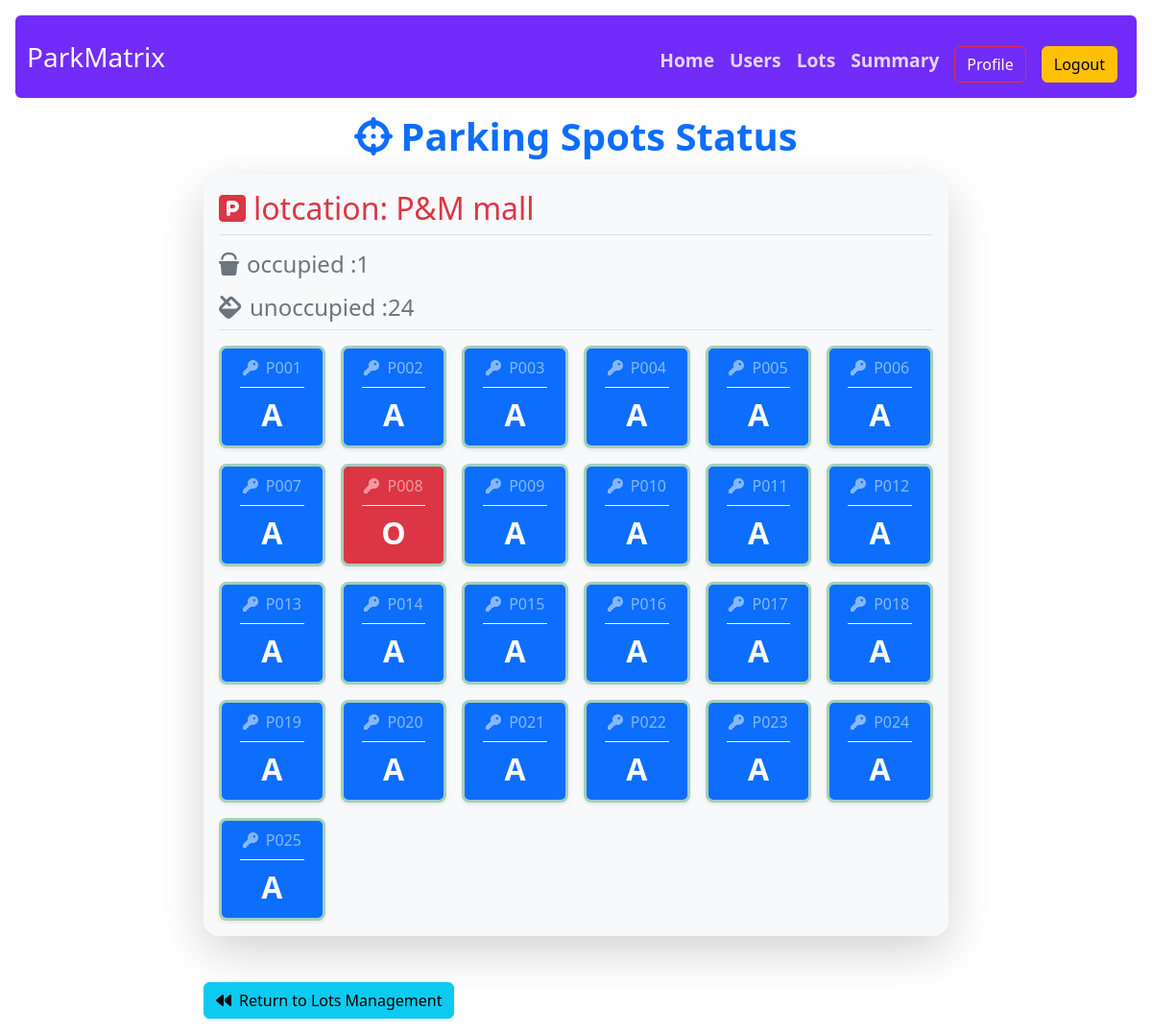
Screenshot of /see_spots/1 (signed in) with the database file from the repository.
### models.py (models this page shows)
class ParkingLot(db.Model):
    id = db.Column(db.Integer , primary_key = True)
    lot_name = db.Column(db.String(256), nullable = False )
    price = db.Column(db.Float, nullable = False)
    city = db.Column(db.String(64), nullable = False)
    pin_code = db.Column(db.String(32), nullable = False)
    available_parking_spots = db.Column(db.Integer, nullable = False)
    deleted_lot = db.Column(db.Boolean, nullable = False, default = False)
    parking_spot = db.relationship("ParkingSpot", backref="parking_lot", lazy=True, cascade="all,delete")

class ParkingSpot(db.Model):
    id = db.Column(db.Integer , primary_key = True)
    lot_id = db.Column(db.Integer, db.ForeignKey(ParkingLot.id), nullable = False)
    occupied_status = db.Column(db.Boolean , nullable = False , default = False)
    spot_number = db.Column(db.String(6), nullable = False)
    deleted_spot = db.Column(db.Boolean,default=True,nullable = False)
    booked_spots = db.relationship("Bookedspot", backref="parking_spot", lazy=True)

### routes.py (the view)
@app.route('/see_spots/<int:sid>')
@admin_required
def see_lots(sid):
    lots=ParkingLot.query.filter_by(id=sid).first()
    spots = ParkingSpot.query.filter_by(lot_id=sid).all()
    unoccupied_spots_count = ParkingSpot.query.filter_by(occupied_status=False, lot_id=lots.id).count()
    occupied_spots_count = ParkingSpot.query.filter_by(occupied_status=True, lot_id=lots.id).count()
    return render_template('admin_spot_view.html', lots=lots, spots=spots ,unoccupied_spots_count=unoccupied_spots_count,occupied_spots_count=occupied_spots_count)

### routes.py (called while the page is built)
@app.context_processor
def inject_user():
    user = None
    if 'user_id' in session:
        user = User.query.get(session['user_id'])
    return dict(user=user)

def admin_required(func):
    @wraps(func)
    def inner(*args, **kwargs):
        if 'user_id'not in session:
            flash("Please log in first.")
            return redirect(url_for('login'))
        user = User.query.get(session['user_id'])
        if not user.is_admin:
            flash("You are not an admin.")
            return redirect(url_for('user_dashboard'))
        return func(*args, **kwargs)
    return inner

### templates/admin_spot_view.html (shortened to what this page needs)
{% extends 'layout.html'   %}
{% block content %}
    <div class="container-fluid my-3">
    <h1 class="text-center text-primary fw-bold mb-3"><i class="fa-solid fa-crosshairs me-2"></i>Parking Spots Status</h1>
    <div class="row justify-content-center">
        <div class="col-12 col-md-10 col-lg-8">
            <div class="p-3 bg-light rounded-4 shadow-lg mb-3">
                <h2 class="text-start dispaly-3 mb-3 border-bottom pb-2 text-danger">
                    <i class="fa-solid fa-square-parking me-2"></i>lotcation: {{lots.lot_name}}
                </h2>
                <h2 class="text-start fs-4 mb-3 text-secondary">
                    <i class="fa-solid fa-bucket me-2"></i>occupied :{{ occupied_spots_count}}
                <h2 class="text-start fs-4 mb-3 border-bottom pb-2 text-secondary">
                    <i class="fa-solid fa-fill me-2"></i>unoccupied :{{ unoccupied_spots_count}}
                </h2>
                <div class="row row-cols-3 row-cols-md-4 row-cols-lg-6 g-3 justify-content-start">
                    {% for spot in spots %}
                        <div class="col">
                            {% if not spot.occupied_status %}
                                    <button type="button" class="btn btn-primary w-100 h-100 shadow-sm border border-3 border-success-subtle rounded-3 d-flex flex-column align-items-center justify-content-between p-2">
                                        <p class="fs-6 text-white-50 fw-light mb-1"><i class="fa-solid fa-key me-1"></i> {{ spot.spot_number }}</p>
                                        <div class="w-75 border-bottom border-1 border-white my-1"></div>
                                        <p class="fs-2 fw-bold mb-0">A</p>
                                    </button>
                            {% else %}
                                    <button type="button" class="btn btn-danger w-100 h-100 shadow-sm border border-3 border-success-subtle rounded-3 d-flex flex-column align-items-center justify-content-between p-2">
                                        <p class="fs-6 text-white-50 fw-light mb-1"><i class="fa-solid fa-key me-1"></i> {{ spot.spot_number }}</p>
                                        <div class="w-75 border-bottom border-1 border-white my-1"></div>
                                        <p class="fs-2 fw-bold mb-0">O</p>
                                    </button>
                            {% endif %}
                        </div>
                    {% endfor %}
                </div>
            </div>
            <div class="text-start mt-5">
                <a href="{{ url_for('lot_list') }}" class="btn btn-info shadow-sm">
                    <i class="fa-solid fa-backward me-2"></i>Return to Lots Management
                </a>
            </div>
        </div>
    </div>
</div>
{% endblock %}

### rows the page displays
ParkingLot: lot_name "P&M mall"
ParkingSpot: spot_number "P001"
ParkingSpot: spot_number "P002"
ParkingSpot: spot_number "P003"
ParkingSpot: spot_number "P004"
ParkingSpot: spot_number "P005"
ParkingSpot: spot_number "P006"
ParkingSpot: spot_number "P007"
ParkingSpot: spot_number "P008"
ParkingSpot: spot_number "P009"
ParkingSpot: spot_number "P010"
ParkingSpot: spot_number "P011"
ParkingSpot: spot_number "P012"
ParkingSpot: spot_number "P013"
ParkingSpot: spot_number "P014"
ParkingSpot: spot_number "P015"
ParkingSpot: spot_number "P016"
ParkingSpot: spot_number "P017"
ParkingSpot: spot_number "P018"
ParkingSpot: spot_number "P019"
ParkingSpot: spot_number "P020"
ParkingSpot: spot_number "P021"
ParkingSpot: spot_number "P022"
ParkingSpot: spot_number "P023"
ParkingSpot: spot_number "P024"
ParkingSpot: spot_number "P025"

### other values shown
{{ occupied_spots_count }} "1"
{{ unoccupied_spots_count }} "24"
